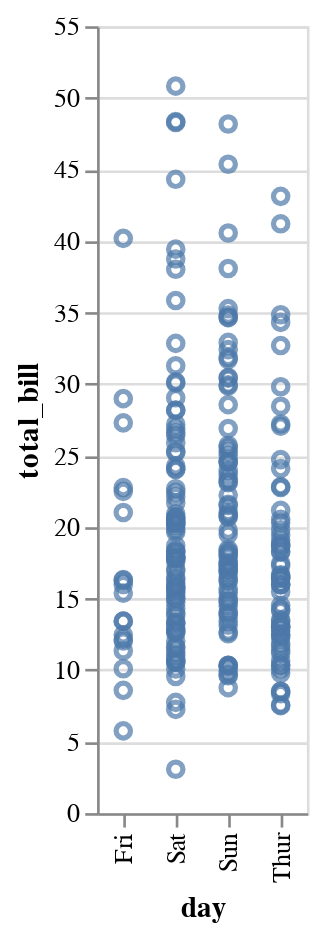

Write notebook code for a chart like this one.
### Code cell
chart_dfj = chart_df.mark_point().encode(
    x='day',
    y="total_bill"
)
chart_dfj

### Figure 1 — Vega-Lite specification as saved in the notebook (floating-point values rounded to 4 significant figures; data arrays with more than 128 entries replaced by an {"elided": "..."} marker saying what was removed)
{"config": {"view": {"continuousWidth": 400, "continuousHeight": 300}}, "data": {"name": "data-77fb1035d20908deb443a56b16d809bb"}, "mark": "point", "encoding": {"x": {"type": "nominal", "field": "day"}, "y": {"type": "quantitative", "field": "total_bill"}}, "$schema": "https://vega.github.io/schema/vega-lite/v4.8.1.json", "datasets": {"data-77fb1035d20908deb443a56b16d809bb": {"elided": "243 records"}}}
